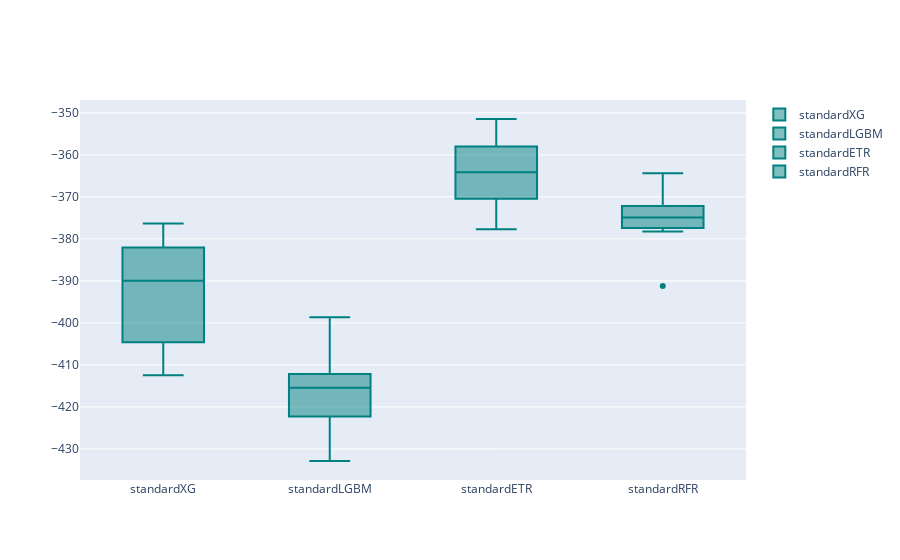

Here is the notebook cell this chart was saved with:
### Code cell
models = GetScaledModel('standard')
names,results = BasedLine2(X_train, y_train,models, 'neg_mean_absolute_error')
PlotBoxR().PlotResult(names,results)

### Figure 1 — Plotly figure (JSON) as saved in the notebook; plotly's stock layout.template omitted (floating-point values rounded to 4 significant figures)
{"data": [{"marker": {"color": "rgb(0, 128, 128)"}, "name": "standardXG", "type": "box", "y": [-384.1, -405.7, -376.3, -381.5, -382.0, -388.1, -391.8, -396.4, -412.5, -404.6]}, {"marker": {"color": "rgb(0, 128, 128)"}, "name": "standardLGBM", "type": "box", "y": [-412.8, -412.2, -398.9, -418.7, -422.3, -422.6, -415.4, -398.7, -432.9, -415.5]}, {"marker": {"color": "rgb(0, 128, 128)"}, "name": "standardETR", "type": "box", "y": [-377.2, -377.7, -357.5, -368.0, -367.6, -360.6, -370.4, -358.9, -351.4, -358.0]}, {"marker": {"color": "rgb(0, 128, 128)"}, "name": "standardRFR", "type": "box", "y": [-372.2, -391.2, -377.4, -374.9, -372.5, -375.0, -371.5, -376.1, -378.3, -364.4]}], "layout": {}}
